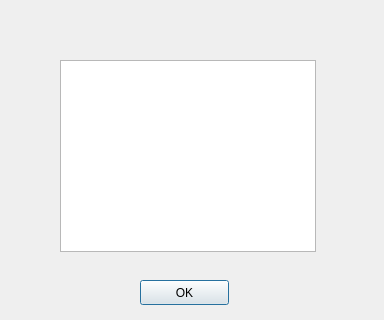
<?xml version="1.0" encoding="UTF-8"?>
<ui version="4.0">
 <class>LFilterForm</class>
 <widget class="QDialog" name="LFilterForm">
  <property name="geometry">
   <rect>
    <x>0</x>
    <y>0</y>
    <width>384</width>
    <height>320</height>
   </rect>
  </property>
  <property name="windowTitle">
   <string>Set kernel</string>
  </property>
  <widget class="QListWidget" name="listWidget">
   <property name="geometry">
    <rect>
     <x>60</x>
     <y>60</y>
     <width>256</width>
     <height>192</height>
    </rect>
   </property>
  </widget>
  <widget class="QPushButton" name="pushButton">
   <property name="geometry">
    <rect>
     <x>140</x>
     <y>280</y>
     <width>89</width>
     <height>25</height>
    </rect>
   </property>
   <property name="text">
    <string>OK</string>
   </property>
  </widget>
 </widget>
 <resources/>
 <connections/>
</ui>
